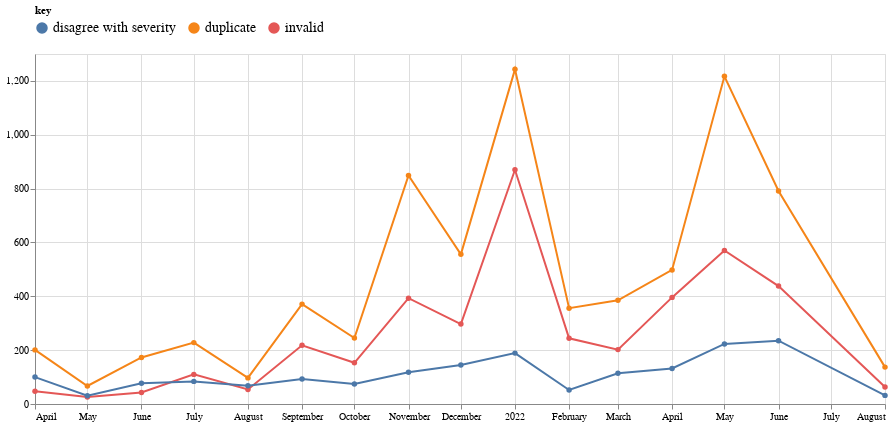

Notebook source saved alongside this figure:
### Code cell
alt.Chart(df4, width=850, height=350).transform_fold(
    ["invalid", "disagree with severity", "duplicate"]
).mark_line(
    point=True
).encode(
    x=alt.X('date:T', title=""),
    y=alt.Y('value:Q', title=""),
    color=alt.Color('key:N', legend=alt.Legend(orient="top", labelFontSize=14, labelLimit=250)),
    tooltip=['date:T', 'value:Q']
)

### Figure 1 — Vega-Lite specification as saved in the notebook (floating-point values rounded to 4 significant figures)
{"config": {"view": {"continuousWidth": 400, "continuousHeight": 300}}, "data": {"name": "data-4c72bb91f1421c844fe194b9e864e48d"}, "mark": {"type": "line", "point": true}, "encoding": {"color": {"field": "key", "legend": {"labelFontSize": 14, "labelLimit": 250, "orient": "top"}, "type": "nominal"}, "tooltip": [{"field": "date", "type": "temporal"}, {"field": "value", "type": "quantitative"}], "x": {"field": "date", "title": "", "type": "temporal"}, "y": {"field": "value", "title": "", "type": "quantitative"}}, "height": 350, "transform": [{"fold": ["invalid", "disagree with severity", "duplicate"]}], "width": 850, "$schema": "https://vega.github.io/schema/vega-lite/v4.17.0.json", "datasets": {"data-4c72bb91f1421c844fe194b9e864e48d": [{"date": "2021-04-01T00:00:00", "invalid": 47, "disagree with severity": 100, "duplicate": 201}, {"date": "2021-05-01T00:00:00", "invalid": 26, "disagree with severity": 31, "duplicate": 67}, {"date": "2021-06-01T00:00:00", "invalid": 43, "disagree with severity": 77, "duplicate": 173}, {"date": "2021-07-01T00:00:00", "invalid": 110, "disagree with severity": 84, "duplicate": 228}, {"date": "2021-08-01T00:00:00", "invalid": 54, "disagree with severity": 68, "duplicate": 97}, {"date": "2021-09-01T00:00:00", "invalid": 218, "disagree with severity": 93, "duplicate": 371}, {"date": "2021-10-01T00:00:00", "invalid": 153, "disagree with severity": 74, "duplicate": 245}, {"date": "2021-11-01T00:00:00", "invalid": 393, "disagree with severity": 118, "duplicate": 849}, {"date": "2021-12-01T00:00:00", "invalid": 297, "disagree with severity": 145, "duplicate": 556}, {"date": "2022-01-01T00:00:00", "invalid": 870, "disagree with severity": 189, "duplicate": 1243}, {"date": "2022-02-01T00:00:00", "invalid": 244, "disagree with severity": 52, "duplicate": 356}, {"date": "2022-03-01T00:00:00", "invalid": 202, "disagree with severity": 114, "duplicate": 385}, {"date": "2022-04-01T00:00:00", "invalid": 396, "disagree with severity": 132, "duplicate": 498}, {"date": "2022-05-01T00:00:00", "invalid": 570, "disagree with severity": 223, "duplicate": 1217}, {"date": "2022-06-01T00:00:00", "invalid": 438, "disagree with severity": 235, "duplicate": 791}, {"date": "2022-08-01T00:00:00", "invalid": 63, "disagree with severity": 32, "duplicate": 137}]}}
